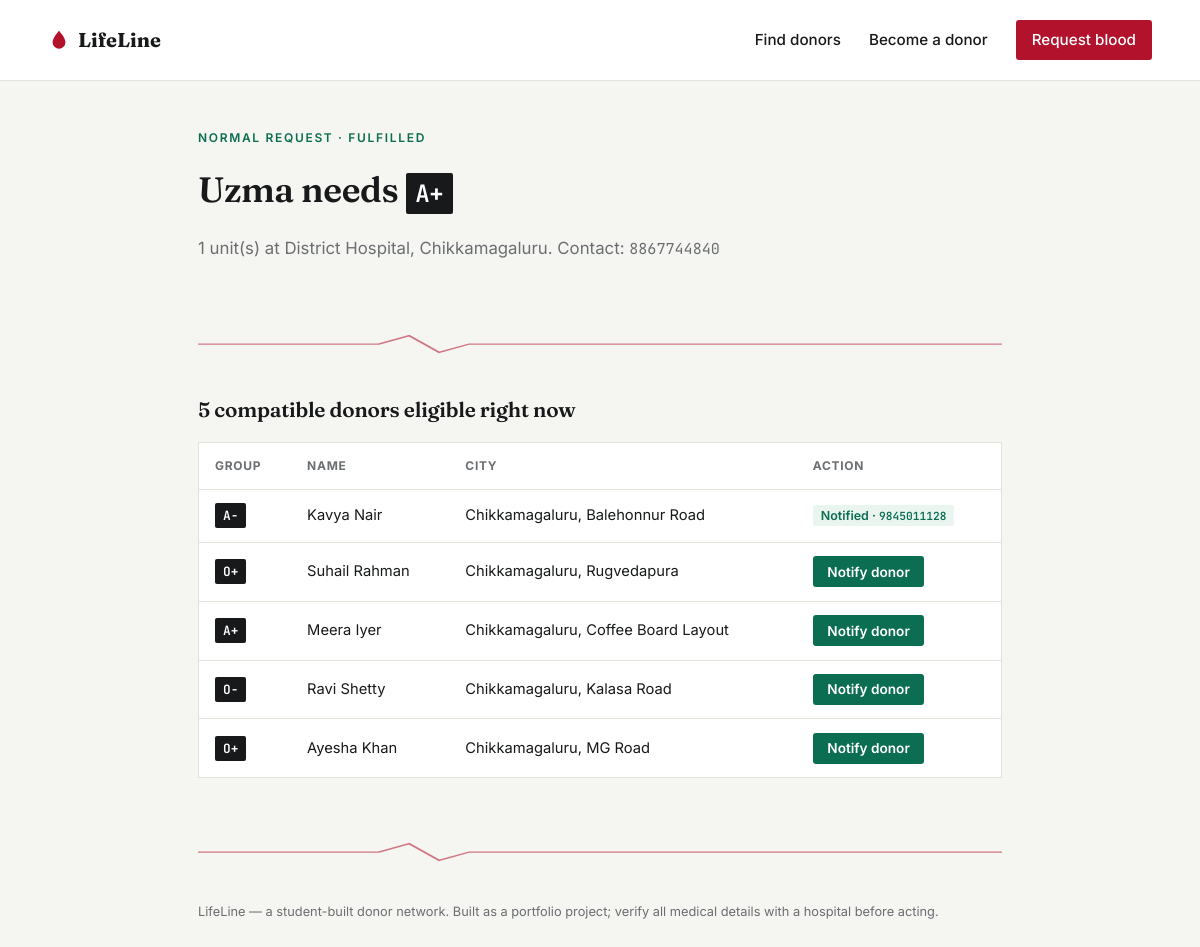
Page /request/4 on the committed database.
### tables this page shows
CREATE TABLE requests (
            id INTEGER PRIMARY KEY AUTOINCREMENT,
            patient_name TEXT NOT NULL,
            blood_group TEXT NOT NULL,
            hospital TEXT NOT NULL,
            city TEXT NOT NULL,
            units_needed INTEGER NOT NULL DEFAULT 1,
            urgency TEXT NOT NULL DEFAULT 'Normal',
            contact_phone TEXT NOT NULL,
            status TEXT NOT NULL DEFAULT 'Open',
            created_at TEXT NOT NULL
        );

CREATE TABLE donors (
            id INTEGER PRIMARY KEY AUTOINCREMENT,
            name TEXT NOT NULL,
            blood_group TEXT NOT NULL,
            phone TEXT NOT NULL,
            city TEXT NOT NULL,
            area TEXT,
            last_donation_date TEXT,
            created_at TEXT NOT NULL
        );

CREATE TABLE responses (
            id INTEGER PRIMARY KEY AUTOINCREMENT,
            request_id INTEGER NOT NULL,
            donor_id INTEGER NOT NULL,
            status TEXT NOT NULL DEFAULT 'Notified',
            responded_at TEXT NOT NULL,
            FOREIGN KEY (request_id) REFERENCES requests (id),
            FOREIGN KEY (donor_id) REFERENCES donors (id)
        );

### app.py (the view)
@app.route("/request/<int:request_id>")
def request_detail(request_id):
    db = get_db()
    req = db.execute("SELECT * FROM requests WHERE id = ?", (request_id,)).fetchone()
    if req is None:
        flash("Request not found.", "error")
        return redirect(url_for("home"))
    compatible_groups = DONATION_COMPATIBILITY_REVERSE.get(req["blood_group"], [req["blood_group"]])
    placeholders = ",".join("?" for _ in compatible_groups)
    donor_rows = db.execute(
        f"""SELECT * FROM donors
            WHERE blood_group IN ({placeholders}) AND city LIKE ?
            ORDER BY created_at DESC""",
        (*compatible_groups, f"%{req['city']}%"),
    ).fetchall()
    matches = []
    for r in donor_rows:
        eligible, next_date = is_eligible(r["last_donation_date"])
        if eligible:
            matches.append({**dict(r), "next_eligible_date": None})
    responded = db.execute(
        "SELECT donor_id, status FROM responses WHERE request_id = ?", (request_id,)
    ).fetchall()
    responded_ids = {row["donor_id"]: row["status"] for row in responded}
    return render_template(
        "request_detail.html",
        req=req,
        matches=matches,
        responded_ids=responded_ids,
        match_count=len(matches),
    )

### app.py (called while the page is built)
def get_db():
    if "db" not in g:
        g.db = sqlite3.connect(DB_PATH)
        g.db.row_factory = sqlite3.Row
        g.db.execute("PRAGMA foreign_keys = ON")
    return g.db

def is_eligible(last_donation_date_str):
    if not last_donation_date_str:
        return True, None
    last = datetime.strptime(last_donation_date_str, "%Y-%m-%d").date()
    next_eligible = last + timedelta(days=ELIGIBILITY_GAP_DAYS)
    return date.today() >= next_eligible, next_eligible

### templates/request_detail.html (shortened to what this page needs)
{% extends "base.html" %}
{% block content %}
<section class="form-page">
  <p class="eyebrow urgency-{{ req['urgency']|lower }}">{{ req['urgency'] }} request &middot; {{ req['status'] }}</p>
  <h1>{{ req['patient_name'] }} needs <span class="tag tag-lg">{{ req['blood_group'] }}</span></h1>
  <p class="hero-sub">{{ req['units_needed'] }} unit(s) at {{ req['hospital'] }}, {{ req['city'] }}. Contact: <span class="mono">{{ req['contact_phone'] }}</span></p>
</section>
<div class="pulse-divider" aria-hidden="true">
  <svg viewBox="0 0 400 24" preserveAspectRatio="none"><polyline points="0,12 90,12 105,2 120,22 135,12 400,12" fill="none" stroke="currentColor" stroke-width="1.5"/></svg>
</div>
<section class="donor-list">
  <h2>{{ match_count }} compatible donor{{ 's' if match_count != 1 }} eligible right now</h2>
  {% if matches %}
    <table class="data-table">
      <thead>
        <tr>
          <th>Group</th>
          <th>Name</th>
          <th>City</th>
          <th>Action</th>
        </tr>
      </thead>
      <tbody>
        {% for d in matches %}
        <tr>
          <td><span class="tag">{{ d.blood_group }}</span></td>
          <td>{{ d.name }}</td>
          <td>{{ d.city }}{% if d.area %}, {{ d.area }}{% endif %}</td>
          <td>
            {% if d.id in responded_ids %}
              <span class="status status-open">{{ responded_ids[d.id] }} &middot; <span class="mono">{{ d.phone }}</span></span>
            {% else %}
              <form method="post" action="{{ url_for('notify_donor', request_id=req['id'], donor_id=d.id) }}">
                <button type="submit" class="btn btn-sm">Notify donor</button>
              </form>
            {% endif %}
          </td>
        </tr>
        {% endfor %}
      </tbody>
    </table>
  {% else %}
    <p class="empty">No eligible compatible donors yet in {{ req['city'] }}. Widen the search by checking the full <a href="{{ url_for('donors_list') }}">donor directory</a>, or share this request so more donors register.</p>
  {% endif %}
</section>
{% endblock %}

### static/style.css (style rules this page uses)
:root { --bg: #F5F5F1; --surface: #FFFFFF; --ink: #17191A; --muted: #6B6F72; --border: #E3E1DA; --crimson: #B3122D; --crimson-dark: #8A0E23; --teal: #0B6E52; --amber: #B4720A; --radius: 3px; }
* { box-sizing: border-box; }
html { scroll-behavior: smooth; }
body { margin: 0; background: var(--bg); color: var(--ink); font-family: 'Inter', system-ui, sans-serif; line-height: 1.55; }
h1, h2, h3 { font-family: 'Fraunces', Georgia, serif; font-weight: 600; letter-spacing: -0.01em; margin: 0 0 0.5rem; }
.mono { font-family: 'JetBrains Mono', monospace; font-size: 0.9em; }
.eyebrow { text-transform: uppercase; letter-spacing: 0.14em; font-size: 0.75rem; font-weight: 600; color: var(--crimson); margin: 0 0 1rem; }
.eyebrow.urgency-normal { color: var(--teal); }
.hero-sub { max-width: 52ch; color: var(--muted); font-size: 1.05rem; }
.btn { display: inline-block; padding: 0.7rem 1.4rem; border-radius: var(--radius); text-decoration: none; font-weight: 600; font-size: 0.95rem; border: 1px solid transparent; cursor: pointer; font-family: inherit; }
.btn-sm { padding: 0.4rem 0.85rem; font-size: 0.85rem; background: var(--teal); color: #fff; border-radius: var(--radius); }
.pulse-divider { color: var(--crimson); opacity: 0.55; margin: 2.5rem 0; }
.pulse-divider svg { width: 100%; height: 20px; display: block; }
.tag { display: inline-block; font-family: 'JetBrains Mono', monospace; font-weight: 600; font-size: 0.8rem; background: var(--ink); color: #fff; padding: 0.15rem 0.5rem; border-radius: 2px; }
.tag-lg { font-size: 1.5rem; padding: 0.1rem 0.6rem; vertical-align: middle; }
.status { font-size: 0.78rem; font-weight: 600; padding: 0.2rem 0.5rem; border-radius: 2px; }
.status-open { background: #EAF5EF; color: var(--teal); }
.form-page { padding: 3rem 0 1rem; }
.form-page h1 { font-size: 2.2rem; margin-bottom: 0.5rem; }
.donor-list { margin-bottom: 4rem; }
.donor-list h2 { font-size: 1.3rem; margin-bottom: 1rem; }
.data-table { width: 100%; border-collapse: collapse; background: var(--surface); border: 1px solid var(--border); }
.data-table th, .data-table td { text-align: left; padding: 0.85rem 1rem; border-bottom: 1px solid var(--border); font-size: 0.92rem; }
.data-table th { font-size: 0.75rem; text-transform: uppercase; letter-spacing: 0.06em; color: var(--muted); }

### rows in the picture
requests: urgency "NORMAL", status "FULFILLED", patient_name "Uzma", blood_group "A+", units_needed "1", hospital "District Hospital", city "Chikkamagaluru", contact_phone "8867744840"
donors: blood_group "A-", name "Kavya Nair", city "Chikkamagaluru", area "Balehonnur Road", phone "9845011128"
responses: status "Notified"
donors: blood_group "O+", name "Suhail Rahman", city "Chikkamagaluru", area "Rugvedapura"
donors: blood_group "A+", name "Meera Iyer", city "Chikkamagaluru", area "Coffee Board Layout"
donors: blood_group "O-", name "Ravi Shetty", city "Chikkamagaluru", area "Kalasa Road"
donors: blood_group "O+", name "Ayesha Khan", city "Chikkamagaluru", area "MG Road"

### other values in the picture
{{ match_count }} "5"
{{ 's' if match_count != 1 }} "s"
